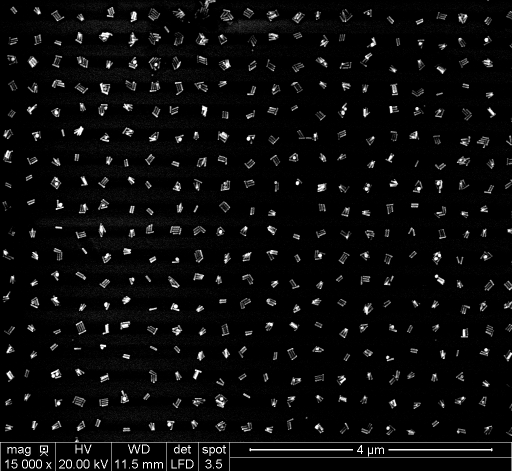
#> input picture R001_001.tif, 1024 x 943 px (shown at 1/2 size)
$ python tobias.py   (older library calls are emulated)
#> lines starting #> are read from the running program, lines starting #| are printed output that depends on the picture; after the words box and inside, x2 and y2 are one past the last pixel; in counts of white or black regions, pixels touching at a corner belong together
#> further down, img is the input picture: shape (943, 1024); min 0, max 255, mean 12
### oiplib.py
#!/usr/bin/env python3
# -*- coding: utf-8 -*-
"""
This is a library gathering all (relevant) image processing functions developed
within the scope of "Optimisation and Image Processing - OIP" 2018, MCI, SDU.

Put this library in your script folder and load by (for instance):

    import OIPlib_ImageProcessing as ip

apply functionality by (for instance)

    img, imgRED, imgGREEN, imgBLUE = ip.load_image_GUI()

Created on Tue Sep 11 11:17:33 2018

UPDATE_1, 2018-09-17:
    ADDED LECTURE 3 CONTENT (LINEAR FILTERING)

UPDATE_2, 2018-09-25:
    ADDED LECTURE 4 CONTENT / FUNCTIONALITY:
        * NONLINEAR FILTERING
        * Conversion imgBIN <-> PointSet
        * Basic Operations on PointSets (Union, Intersection, Translation, Reflection)

UPDATE_3, 2018-10-01:
    ADDED FUNCTIONS FOR BASIC MORPHOLOGICAL OPERATIONS ON IMAGES AND SETS.

UPDATE_4, 2018-10-10:
    ADDED FUNCTIONS FOR:
        * Edge detection
        * Laplace Sharpening
        * Unsharp Masking

        * Thinning (SLOW - faster version yet to come...)

        * Hough Line Detection (Original + Accelerated / Vectorised)


@author: jost
"""

# ------------------------------------
# IMPORTS:
# ------------------------------------

# needed almost every time:
import matplotlib.pyplot as plt  # for plotting
import matplotlib.image as mpimg  # for image handling and plotting
import numpy as np  # for all kinds of (accelerated) matrix / numerical operations
from scipy.signal import convolve2d
from copy import copy, deepcopy

# tkinter interface module for GUI dialogues (so far only for file opening):
import tkinter as tk
from tkinter.filedialog import askopenfilename


# ------------------------------------
# LOADING, SEPARATING AND CONVERTING TO INTENSITY:
# ------------------------------------


# [45 lines left out: functions load_image, load_image_GUI, crop_levels, not called in this run]


# ------------------------------------
# CONVERSION TO 1-CHANNEL INTENSITY:
# ------------------------------------

def convert2AVG(imgRED, imgGREEN, imgBLUE):
    ''' convert to intensity by averaging '''
    return ((imgRED.astype(np.float) + imgGREEN.astype(np.float) + imgBLUE.astype(np.float)) / 3.0).astype(np.uint8)


def convert2LUM(imgRED, imgGREEN, imgBLUE):
    ''' convert to intensity using the lumosity method (MOST CASES!) '''
    return (0.21 * imgRED + 0.72 * imgGREEN + 0.07 * imgBLUE).astype(np.uint8)


# [11 lines left out: function convert2LIGHT, not called in this run]


# ------------------------------------
# HISTOGRAM GENERATION:
# ------------------------------------

def hist256(imgint8):
    ''' manual histogram creation for uint8 coded intensity images'''
    hist = np.zeros(255)
    for cnt in range(255):
        hist[cnt] = np.sum(imgint8 == cnt)
#> after the loop, hist = 255 values, max 660325 at index 0, min 14 at index 246, mean 3410.8
    return hist.astype(np.uint64)


# [6 lines left out: function cum_hist256, not called in this run]


# ----------------------------------------------------------------------------
# Point Operations:
# ----------------------------------------------------------------------------

def threshold(imgINT, ath):
    imgTH = np.zeros(imgINT.shape)
    imgTH[imgINT >= ath] = 255
    return imgTH.astype(np.uint8)


def threshold2(imgINT, ath):
    return ((imgINT >= ath) * 255).astype(np.uint8)


# [5 lines left out: function threshold_binary, not called in this run]


def threshold_binary2(imgINT, ath):
    return imgINT >= ath
##-------------------------------------------------
# ----------------------------------------------------------------------------
# Auto Thresholding:
# ----------------------------------------------------------------------------
def mean_class_variance(hist, thresh):
    wf = 0.0
    uf = 0.0
    ub = 0.0
    wb = 0.0
    total = np.sum(hist)
    # print(total)
    if len(hist) > 256:
        raise IndexError("object too large, recheck input")
    for i in range(len(hist)):
        if i < thresh:
            wb += hist[i]
            ub = ub + (i * hist[i])
        elif i >= thresh:
            wf += hist[i]
            uf = uf + (i * hist[i])
    ub = ub / wb
    uf = uf / wf
    wb = wb / total
    wf = wf / total
    # print(wb,wf,uf,ub,total)
    variance = float(wb * wf*((ub - uf)** 2))
    return (variance, thresh)


def auto_thresh(img):
    hst = hist256(img)
#> hst has the same summary as hist in hist256
    variance_list = []
    for thresh in range(len(hst)):
        if thresh>0:
            variance_list.append(mean_class_variance(hst, thresh))
#> this loop made 255 passes
#> (wf in mean_class_variance, uf in mean_class_variance, ub in mean_class_variance, wb in mean_class_variance, variance in mean_class_variance) on passes 2 to 4: (0.241, 28.49, 0, 0.759, 148.4), (0.204, 33.39, 0.0458, 0.796, 180.8), (0.178, 38.12, 0.109, 0.822, 211)
#> after the loop, variance_list = 254 pairs, first value 2.53 to 514.8, second value 1 to 254
    # print(variance_list)
    # print("MAX tuple: ", max(variance_list))
    var,thresh=max(variance_list)
#> var = 514.8; thresh = 56
    print("MAX tuple: ", thresh)
#| MAX tuple:  56
    return threshold(img,thresh)
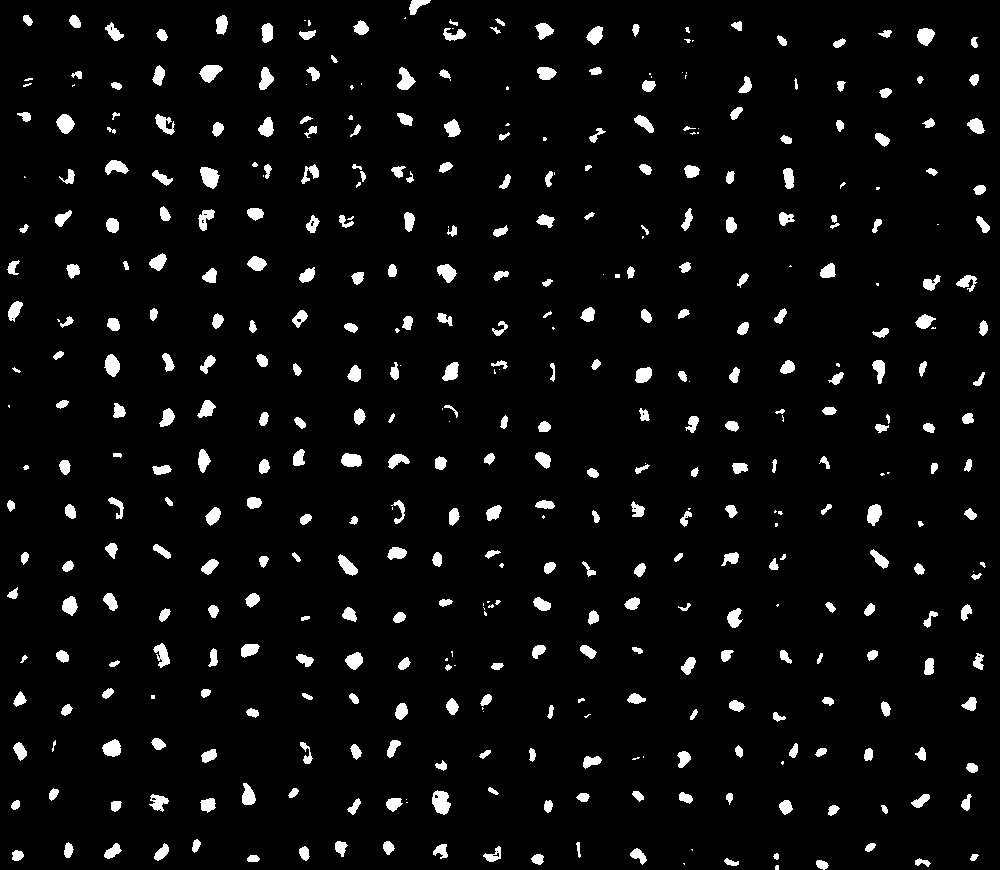
#> returned value: shape (870, 1000); 4.7% white; 449 white regions (84 under 20 px), largest, box (x1, y1, x2, y2) and area: (432, 790, 451, 815) 330, (200, 167, 220, 189) 300, (199, 65, 223, 83) 271


def adjust_brightness(img, a):
    imgB = crop_levels(img.astype(np.float) + a)
    return imgB.astype(np.uint8)


def adjust_contrast(img, a):
    imgC = crop_levels(img.astype(np.float) * a)
    return imgC.astype(np.uint8)


def invert_intensity(img):
    return 255 - img


# [38 lines left out: functions auto_contrast256, equalise_histogram256, shift_intensities, add_salt_and_pepper, not called in this run]


# ----------------------------------------------------------------------------
# FILTER MATRICES:
# ----------------------------------------------------------------------------

# Define some filter matrices:
# The 3x3 averaging box:
Av3 = np.array([[1, 1, 1],
                [1, 1, 1],
                [1, 1, 1]]) / 9

# 5x5 Gaussian filter:
Gauss5 = np.array([[0, 1, 2, 1, 0],
                   [1, 3, 5, 3, 1],
                   [2, 5, 9, 5, 2],
                   [1, 3, 5, 3, 1],
                   [0, 1, 2, 1, 0]])
Gauss5Norm = Gauss5 / np.sum(Gauss5)

# 5x5 Mexican Hat Filter:
Mex5 = np.array([[0, 0, -1, 0, 0],
                 [0, -1, 2, -1, 0],
                 [-1, -2, 16, -2, -1],
                 [0, -1, -2, -1, 0],
                 [0, 0, -1, 0, 0]])
Mex5Norm = Mex5 / np.sum(Mex5)

# ----------------------------------------------------------------------------
# Edge Detection Filters:

# Derivative:
HDx = np.array([[-0.5, 0., 0.5]])
HDy = np.transpose(HDx)

# Prewitt:
HPx = np.array([[-1., 0., 1.],
                [-1., 0., 1.],
                [-1., 0., 1.]]) / 6.
HPy = np.transpose(HPx)

# Sobel:
HSx = np.array([[-1., 0., 1.],
                [-2., 0., 2.],
                [-1., 0., 1.]]) / 8.
HSy = np.transpose(HPx)

# Improved Sobel:
HISx = np.array([[-3., 0., 3.],
                 [-10., 0., 10.],
                 [-3., 0., 3.]]) / 32.
HISy = np.transpose(HPx)

# ----------------------------------------------------------------------------
# Laplace Filters:

# Laplace:
HL4 = np.array([[0., 1., 0.],
                [1., -4., 1.],
                [0., 1., 0.]])

# Laplace 8:
HL8 = np.array([[1., 1., 1.],
                [1., -8., 1.],
                [1., 1., 1.]])

# Laplace 12:
HL12 = np.array([[1., 2., 1.],
                 [2., -12., 2.],
                 [1., 2., 1.]])


# ------------------------------------
# LINEAR FILTERING:
# ------------------------------------

# ----------------------------------------------------------------------------
# "Naive" / pedestrian Filter implementation (we will rather use the convolutional approach)
# [15 lines left out: function pedestrian_filter, not called in this run]


# ----------------------------------------------------------------------------
# Linear filtering by convolution
def conv2(x, y, mode='same'):
    # mimic matlab's conv2 function:
    return np.rot90(convolve2d(np.rot90(x, 2), np.rot90(y, 2), mode=mode), 2)


# [6 lines left out: function filter_image, not called in this run]


def filter_image_float(I, H):
    # Convolution-based filtering:
    return conv2(np.double(I), np.double(H))


# ----------------------------------------------------------------------------
# Gaussian Filter Matrix of arbitrary size:
# [164 lines left out: functions create_gaussian_filter, create_LoG_filter, max_filter, min_filter, calc_median, median_filter and 4 more, not called in this run]


def PL_translate(PointList, Point):
    ''' shift / translate a point list by a point'''
    return [([sum(x) for x in zip(Point, y)]) for y in PointList]


def PL_mirror(PointList):
    ''' mirror / reflect a point list'''
    return [list(x) for x in list((-1) * np.array(PointList))]


# ------------------------------------------------------
# MORPHOLOGICAL OPERATIONS ON BINARY IMAGES
# ------------------------------------------------------

# [6 lines left out: function PL_dilate, not called in this run]


def img_dilate(I, PLH):
    PLI = imgBIN_to_PointSet(I)
    return PointSet_to_imgBIN(PL_dilate(PLI, PLH), I.shape)


# [5 lines left out: function img_erode, not called in this run]


def PL_erode(PointList_I, PointList_H):
    # Up  for you to try :-)
    return


def img_BoundaryExtract(I, PLH):  # PUT YOUR CODE HERE!
    Ierode_inv = 1 - img_erode(I, PLH)
    return PointSet_to_imgBIN(PL_intersect(imgBIN_to_PointSet(I), imgBIN_to_PointSet(Ierode_inv)), I.shape)


def img_open(I, PLH):
    # PUT YOUR CODE HERE!
    return img_dilate(img_erode(I, PLH), PLH)


def img_close(I, PLH):
    # PUT YOUR CODE HERE!
    return img_erode(img_dilate(I, PLH), PLH)


# ------------------------------------
# COMMON STRUCTURING ELEMENTS (POINT SETS)

N4 = [[0, 0], [-1, 0], [1, 0], [0, -1], [0, 1]]

N8 = [[0, 0], [-1, 0], [1, 0], [0, -1], [0, 1], [-1, 1], [1, -1], [1, 1], [-1, -1]]

SmallDisk = [[0, 0], [-1, 0], [1, 0], [0, -1], [0, 1], [-1, 1], [1, -1], [1, 1], [-1, -1],
             [-2, -1], [-2, 0], [-2, 1],
             [2, -1], [2, 0], [2, 1],
             [-1, -2], [0, -2], [1, -2],
             [-1, 2], [0, 2], [1, 2]]


# ----------------------------------------------------------------------------
# Edge Detection and Sharpening
# ----------------------------------------------------------------------------

# [700 lines left out: functions detect_edges, laplace_sharpen, unsharp_mask, neighbours, transitions, Thinning and 22 more, not called in this run]

### tobias.py
#%%
from copy import deepcopy

import matplotlib.image as mpimg
import matplotlib.pyplot as plt
import numpy as np
import cv2
import math
from oiplib import *
# %matplotlib notebook

#%%

def FloodFillLabeling_modified(imgBIN):

    label = 2
    # collect the non-zero / foreground elements:
    nzi = np.nonzero(imgBIN)
    # make copy:
    IMG = deepcopy(imgBIN)

    zones = []
    # Flood fill loop:
    #for cnt, u in enumerate(FGu):
    for i in np.transpose(nzi):
        IMG , zone = FloodFill_BF_modified(IMG, i[0] , i[1], label)
        if (not zone[0]==0) and (not zone[1]==IMG.shape[0]) and (not zone[2]==0) and (not zone[3]==IMG.shape[1]):
            zones.append(zone)
            label = label + 1
    return IMG ,zones

#insert image, (u,v) (start pixel), label nr
def FloodFill_BF_modified(IMG, u, v, label):
    '''
    Breadth-First Version (we treat lists as queues)
    '''
    xmax=0
    xmin=IMG.shape[0]
    ymax=0
    ymin=IMG.shape[1]
    S = []
    S.append([u,v])
    while S:  # While S is not empty...
        xy = S[0]
        x = xy[0]
        y = xy[1]
        S.pop(0)
        if x <= IMG.shape[0] and y <= IMG.shape[1] and  IMG[x,y] == 1:
            if xmax<x:
                xmax=x
            elif xmin>x:
                xmin=x
            if ymax<y:
                ymax=y
            elif ymin>y:
                ymin=y
            IMG[x,y] = label
            if x+1<IMG.shape[0]:
                S.append([x+1, y])
            if y+1<IMG.shape[1]:
                S.append([x, y+1])
            if y-1>=0:
                S.append([x,y-1])
            if x-1>=0:
                S.append([x-1,y])
    return IMG , [xmax,xmin,ymax,ymin]


#%%

Number = 2
# Start loading in the 3 image types,
# The first type is a Circle cluster image
# The second type is a Line/Rod cluster image
# The third type is a triangle cluster image
if Number == 1:
    img = cv2.imread('001_002.tif', cv2.IMREAD_GRAYSCALE)
elif Number == 2:
    img = cv2.imread('R001_001.tif', cv2.IMREAD_GRAYSCALE)
elif Number == 3:
    img = cv2.imread('T001.png', cv2.IMREAD_GRAYSCALE)

# Then we cut the gunk that is not needed from the image, this would be un-needed data
# or things that should not be in the image like half-clusters and other things that would
# screw with the data.

if Number == 1:
    img = img[0:870,:]
    img_org = img
elif Number == 2:
    img = img[0:870,0:1000]
    #img = img[52:244,382:664]
    #img = img[0:870,0:679]
    #img = img[100:870,0:750]
    img_org = img
elif Number == 3:
    img[755:844,672:845] = 0
    img_org = img

#prepare for region labeling
img = cv2.medianBlur(img, 7)
##### function data threshold(src, thresh, maxval of the image, type, dst=None)
thresh = auto_thresh(img)
kernel = np.ones((7,7), np.uint8)
threshDil = cv2.dilate(thresh, kernel, iterations=2)
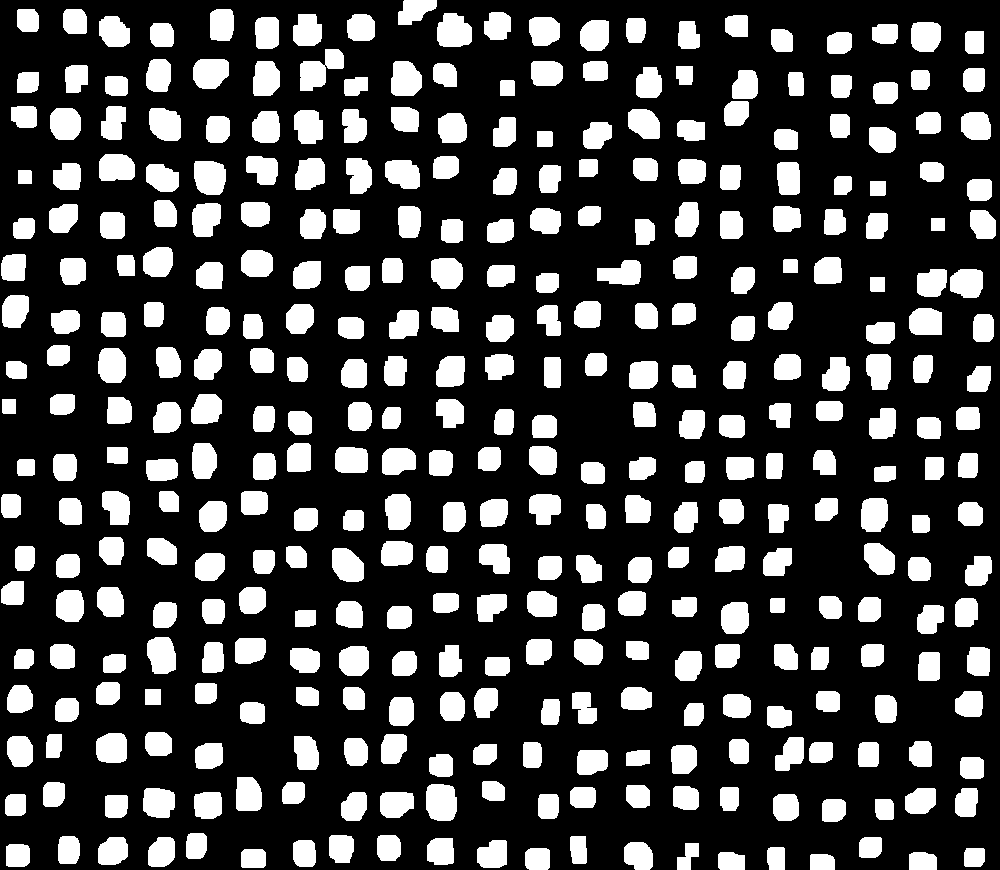
#> threshDil: shape (870, 1000); 25% white; 372 white regions, largest, box (x1, y1, x2, y2) and area: (300, 49, 344, 91) 1046, (426, 784, 457, 821) 1017, (437, 13, 472, 47) 976

#255 to 1 since floodfill is expecting that
threshDilBin = threshDil.copy()
threshDilBin[threshDilBin == 255] = 1
threshDilBin = threshDilBin.astype('uint16')

labelsOIP , zones = FloodFillLabeling_modified(threshDilBin)
#> in FloodFillLabeling_modified, `nzi = np.nonzero(imgBIN)`: nzi = 217114 positions, rows 0 to 869, columns 1 to 995
#> the loop in FloodFillLabeling_modified, `for i in np.transpose(nzi):` made 217114 passes
#> (i, zone, label) on pass 1: ([0, 404], [24, 0, 436, 398], 3)
#> pass 1, in FloodFillLabeling_modified, `IMG , zone = FloodFill_BF_modified(IMG, i[0] , i[1], label)`:
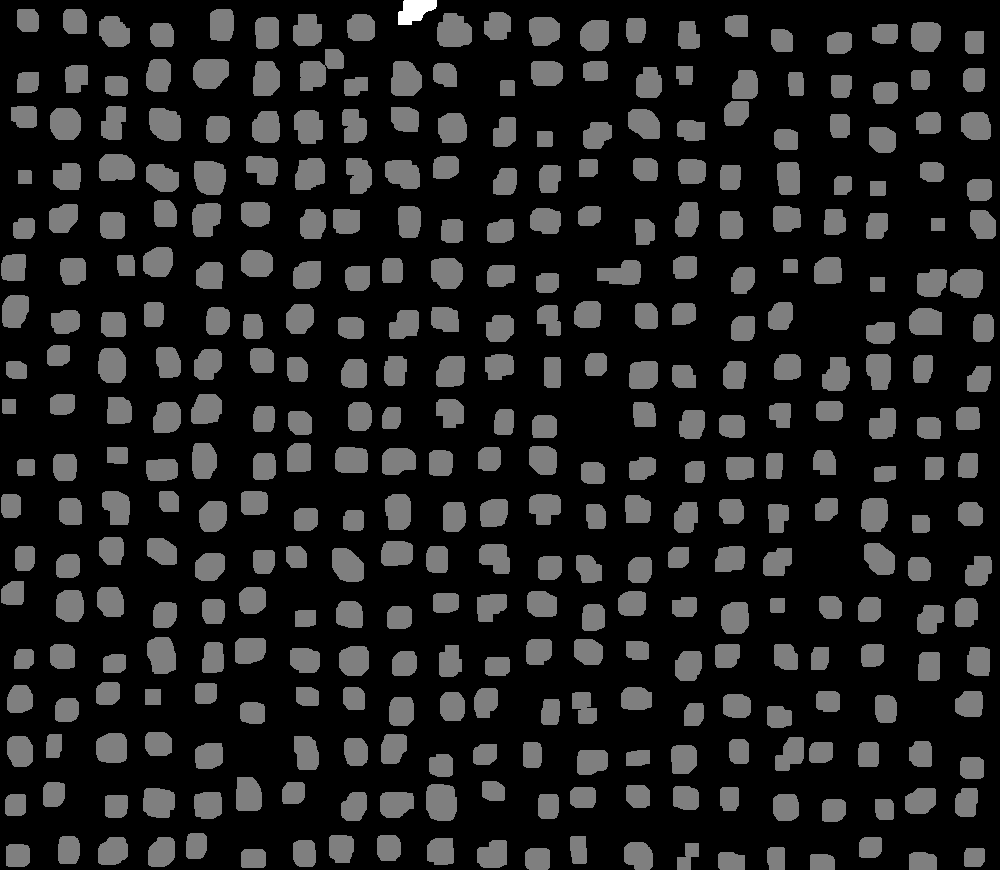
#> IMG: shape (870, 1000) uint16; min 0, max 2, mean 0.25; drawn with min black and max white
#> after the loop in FloodFillLabeling_modified, `for i in np.transpose(nzi):`:
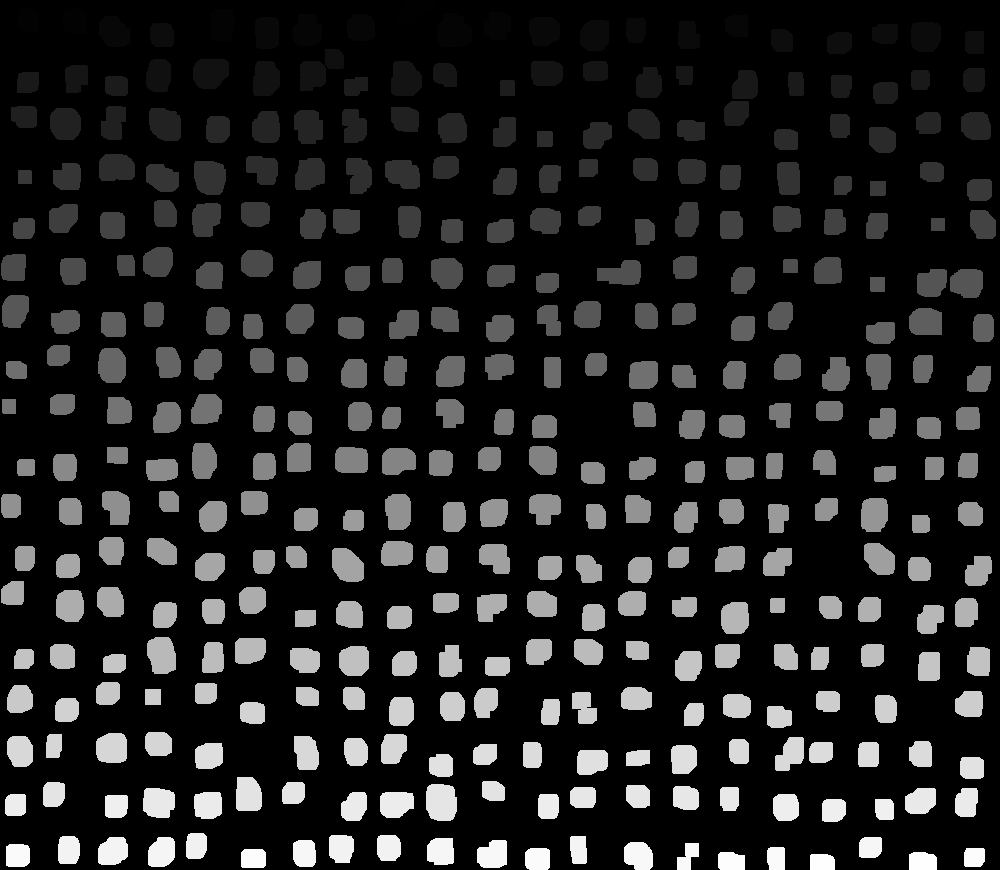
#> IMG: shape (870, 1000) uint16; min 0, max 374, mean 46.1; drawn with min black and max white

plt.subplot(2,3,1)
plt.imshow(img_org,'gray',vmin=0,vmax=255)
plt.title("Original")
plt.subplot(2,3,2)
plt.imshow(img,'gray',vmin=0,vmax=255)
plt.title("Blur")
plt.subplot(2,3,3)
plt.imshow(thresh,'gray',vmin=0,vmax=255)
plt.title("Threshold")
plt.subplot(2,3,4)
plt.imshow(threshDil,'gray',vmin=0,vmax=255)
plt.title("Dilate")
plt.subplot(2,3,5)
plt.imshow(labelsOIP,cmap="RdYlGn",vmin=0,vmax=255)
plt.title("Region label OIP")

#%%

height, width = np.shape(img_org)
clusterArray=[]

for i in zones:
    y2=i[0]
    y1=i[1]
    x2=i[2]
    x1=i[3]
    if(x1>0 and y1>0 and x2<width-1 and y2<height-1):
        clusterArray.append(img_org[y1:y2,x1:x2])
#> this loop made 373 passes
#> i on passes 1 to 3: [24, 0, 436, 398], [31, 9, 38, 17], [33, 9, 86, 63]


# [13 lines of commented-out code are left out]

print(len(clusterArray))
#| 365

#%%

print(len(zones))
#| 373

#%%

$ run again, with simp_triangle.PNG saved as R001_001.tif
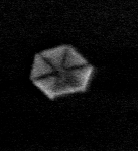
#> input picture simp_triangle.PNG, 138 x 151 px
#> img is the input picture: shape (151, 138); min 0, max 199, mean 13.1
#> after the loop in hist256, `for cnt in range(255):`: hist = 255 values, max 4573 at index 0, min 0 at index 116, mean 81.72
#> hst has the same summary as hist in hist256
#> the loop in auto_thresh, `for thresh in range(len(hst)):` made 255 passes
#> (wf in mean_class_variance, uf in mean_class_variance, ub in mean_class_variance, wb in mean_class_variance, variance in mean_class_variance) on passes 2 to 4: (0.781, 15.26, 0, 0.219, 39.89), (0.62, 18.95, 0.422, 0.38, 80.87), (0.509, 22.65, 0.779, 0.491, 119.6)
#> after the loop in auto_thresh, `for thresh in range(len(hst)):`: variance_list = 254 rows, first 8: [39.89, 1], [80.87, 2], [119.6, 3], [158.4, 4], [212.1, 5], [277.6, 6], [362.1, 7], [428.4, 8]
#> var = 588.7; thresh = 42
#| MAX tuple:  42
#> threshDil: shape (151, 138); 19.4% white; 1 white region, box (x1, y1, x2, y2) and area: (25, 39, 100, 105) 4037
#> `threshDilBin[threshDilBin == 255] = 1`:
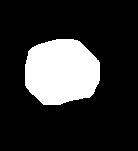
#> threshDilBin: shape (151, 138); values 0 (black) and 1 (white), 19.4% white; 1 white region, box (x1, y1, x2, y2) and area: (25, 39, 100, 105) 4037
#> nzi = 4037 positions, rows 39 to 104, columns 25 to 99
#> the loop in FloodFillLabeling_modified, `for i in np.transpose(nzi):` made 4037 passes
#> (i, zone, label) on pass 1: ([39, 56], [104, 39, 99, 25], 3)
#> pass 1, in FloodFillLabeling_modified, `IMG , zone = FloodFill_BF_modified(IMG, i[0] , i[1], label)`:
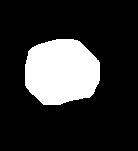
#> IMG: shape (151, 138) uint16; values 0 (black) and 2 (white), 19.4% white; 1 white region, box (x1, y1, x2, y2) and area: (25, 39, 100, 105) 4037
#> the loop `for i in zones:` made 1 pass
#> i on pass 1: [104, 39, 99, 25]
#| 1
#| 1
